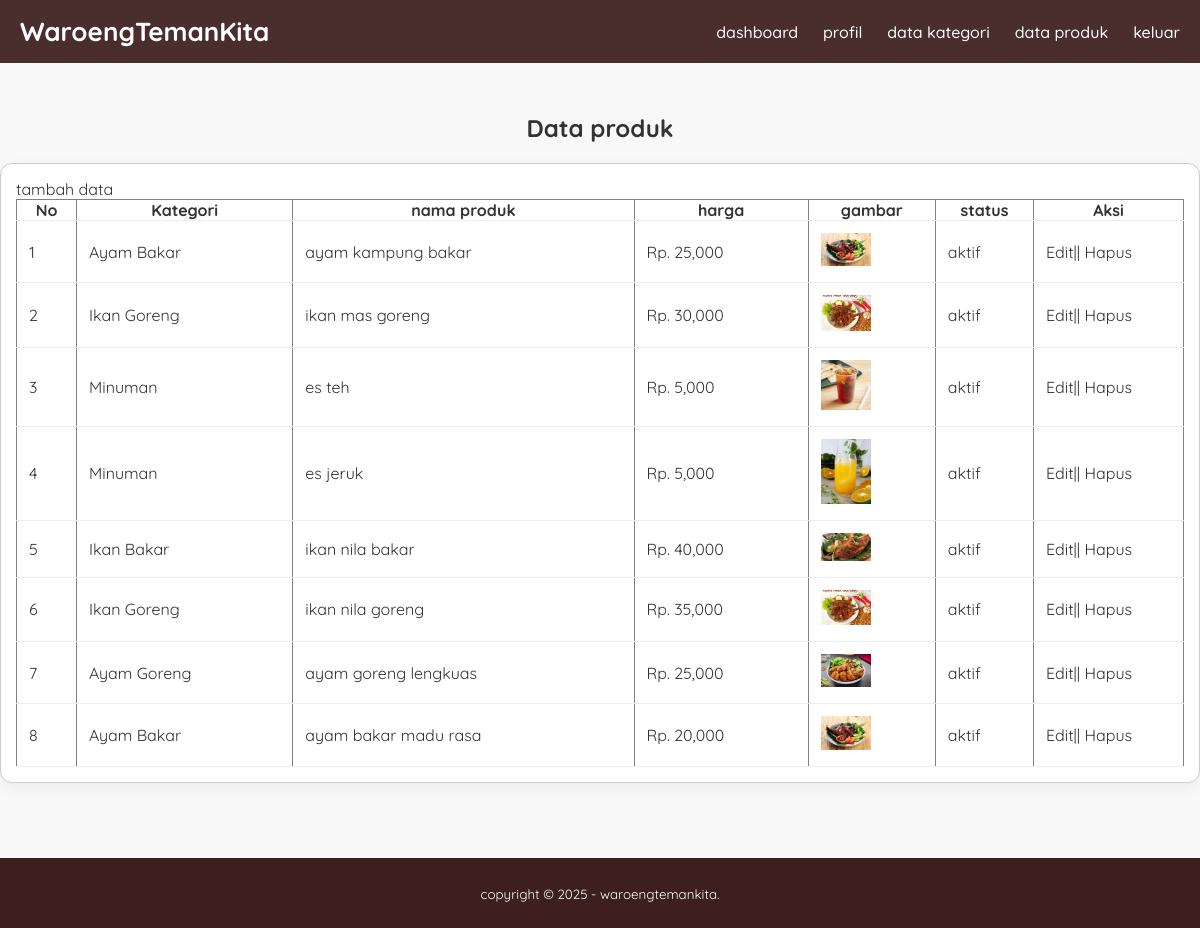
Page /admin/data-produk.php (signed in) on the committed database.
### tables this page shows
CREATE TABLE `tb_product` (
  `product_id` int(11) NOT NULL,
  `category_id` int(11) NOT NULL,
  `product_name` varchar(100) NOT NULL,
  `product_price` int(11) NOT NULL,
  `product_description` text NOT NULL,
  `product_image` varchar(100) NOT NULL,
  `product_status` tinyint(1) NOT NULL,
  `date_created` timestamp NOT NULL DEFAULT current_timestamp()
);

CREATE TABLE `tb_kategori` (
  `category_id` int(11) NOT NULL,
  `category_name` varchar(25) NOT NULL
);

### admin/data-produk.php (the view, shortened to what this page needs)
<?php
include '../config/db.php';
?>
<!DOCTYPE html>
<html lang="en">
<head>
    <link rel="stylesheet" href="../assets/css/style.css">
</head>
<body>
    <header>
    <div class="container">
        <h1><a href="dashboard.php">WaroengTemanKita</a></h1>
        <ul class="nav-menu" id="navMenu">
            <li><a href="dashboard.php">dashboard</a></li>
            <li><a href="profil.php">profil</a></li>
            <li><a href="data-kategori.php">data kategori</a></li>
            <li><a href="data-produk.php">data produk</a></li>
            <li><a href="keluar.php">keluar</a></li>
        </ul>
    </div>
</header>
      <div class="section">
        <div class="container">
            <h3>Data produk</h3>
            <div class="box">
                <p><a href="tambah-produk.php">tambah data</a></p>
            <table border= "1" cellspacing ="0" class="table">
                <thead>
                    <tr>
                        <th width="60px">No</th>
                        <th>Kategori</th>
                        <th>nama produk</th>
                        <th>harga</th>
                        <th>gambar</th>
                        <th>status</th>
                        <th width= "150px">Aksi</th>
                    </tr>
                </thead>
                <tbody>
                    <?php
                    $no = 1;
                    $produk = mysqli_query($conn,"SELECT * FROM tb_product LEFT JOIN tb_kategori USING(category_id) ORDER BY product_id DESC");
                    if(mysqli_num_rows($produk)> 0){
                    while($row = mysqli_fetch_array($produk)){
                    ?>
                    <tr>
                        <td><?php echo $no++ ?></td>
                        <td><?php echo $row['category_name'] ?></td>
                        <td><?php echo $row['product_name'] ?></td>
                        <td>Rp. <?php echo number_format($row['product_price']) ?></td>
                        <td><a href="../assets/img/produk/<?php echo $row['product_image'] ?>" target="_blank">
                            <img src="../assets/img/produk/<?php echo $row['product_image'] ?>" width="50px"></a>
                        </td>
                        <td><?php echo ($row['product_status'] == 0)? 'tidak aktif' : 'aktif'?></td>
                        <td>
                            <a href="edit-produk.php?id=<?php echo $row['product_id'] ?>">Edit</a>|| <a href="proses-hapus.php?idp=<?php echo $row['product_id']?>" onclick="return confirm('yakin ingin hapus?')">Hapus</a>
                        </td>
                    </tr>
                    <?php }}else{ ?>
                        <tr>
                            <td colspan="7">tidak ada data</td>
                        </tr>
                   <?php } ?>
                </tbody>
            </table>
            </div>
        </div>
      </div>
       <footer>
        <div class="container">
            <small>copyright &copy; 2025 - waroengtemankita.</small>
        </div>
       </footer>
</body>
</html>

### assets/css/style.css (style rules this page uses)
* { margin: 0; padding: 0; box-sizing: border-box; font-family: 'Quicksand', sans-serif; }
body { background-color: #f8f8f8; color: #333; }
a { color: inherit; text-decoration: none; }
.container { width: 100%; max-width: 1200px; margin: auto; }
header { background-color: #4a2d2d; color: #fff; }
header .container { display: flex; justify-content: space-between; align-items: center; padding: 0 20px; }
header h1 a { display: flex; align-items: center; text-decoration: none; color: inherit; }
header h1 { padding: 15px 0; font-size: 26px; }
.nav-menu { list-style: none; display: flex; gap: 25px; }
header ul li a { font-weight: 500; transition: .3s; }
.nav-menu { display: flex; }
.section { padding: 50px 0; }
.section h3 { text-align: center; font-size: 32px; margin-bottom: 40px; }
.box { background-color: #fff; border-radius: 12px; padding: 20px; margin-bottom: 25px; box-shadow: 0 5px 15px rgba(0,0,0,.05); }
.table { width: 100%; border-collapse: collapse; }
.table tr { border-bottom: 1px solid #eee; }
.table tr td { padding: 12px; }
.box { background-color: #fff; border: 1px solid #ccc; padding: 15px; box-sizing: border-box; display: flex; flex-wrap: wrap; }
.container h3 { margin-bottom: 20px; color: #333; font-size: 24px; }
footer { background: #3d1f1f; color: #fff; text-align: center; padding: 25px 0; }

### rows in the picture
tb_product: category.category_name "Ayam Bakar", product_name "ayam kampung bakar", product_price "25,000", product_image (picture), product_status "aktif"
tb_product: category.category_name "Ikan Goreng", product_name "ikan mas goreng", product_price "30,000", product_image (picture), product_status "aktif"
tb_product: category.category_name "Minuman", product_name "es teh", product_price "5,000", product_image (picture), product_status "aktif"
tb_product: category.category_name "Minuman", product_name "es jeruk", product_price "5,000", product_image (picture), product_status "aktif"
tb_product: category.category_name "Ikan Bakar", product_name "ikan nila bakar", product_price "40,000", product_image (picture), product_status "aktif"
tb_product: category.category_name "Ikan Goreng", product_name "ikan nila goreng", product_price "35,000", product_image (picture), product_status "aktif"
tb_product: category.category_name "Ayam Goreng", product_name "ayam goreng lengkuas", product_price "25,000", product_image (picture), product_status "aktif"
tb_product: category.category_name "Ayam Bakar", product_name "ayam bakar madu rasa", product_price "20,000", product_image (picture), product_status "aktif"
